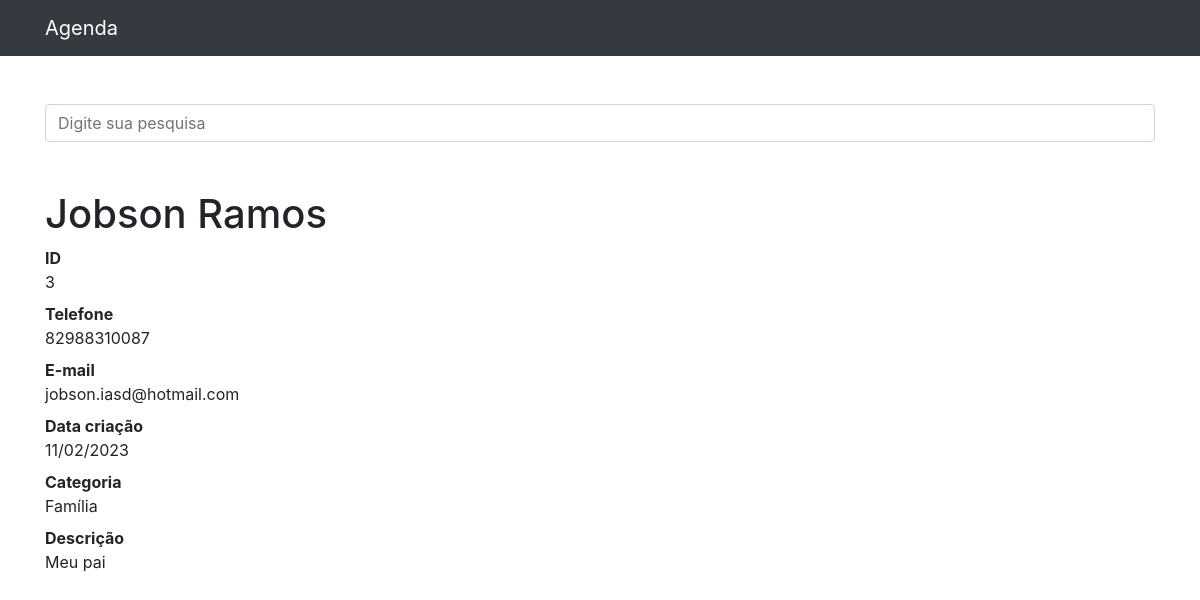
Page /3 on the committed database.
### contatos/models.py (models this page shows, shortened)
class Contato(models.Model):
    nome = models.CharField(max_length = 255)
    sobrenome = models.CharField(max_length = 255, blank=True)
    telefone = models.CharField(max_length = 255)
    email = models.CharField(max_length = 255, blank=True)
    data_criacao = models.DateTimeField(default=timezone.now)
    descricao = models.TextField(blank=True)
    categoria = models.ForeignKey(Categoria, on_delete=models.DO_NOTHING)
    mostrar = models.BooleanField(default=True)
    foto = models.ImageField(blank=True, upload_to='picture/%Y/%m/')

class Categoria(models.Model):
    nome = models.CharField(max_length=255)
    def __str__(self):
        return self.nome

### contatos/views.py (the view)
# urls.py: path('<int:contato_id>', views.ver_contato, name='ver_contato')
def ver_contato(request, contato_id):
    contato = get_object_or_404(Contato, id=contato_id)
    if not contato.mostrar:
        messages.add_message(request, messages.ERROR, 'Contato não encontrado.')
        return redirect('index')
    return render(request, 'ver_contato.html', {'contato': contato})

### contatos/templates/ver_contato.html (shortened to what this page needs)
{% extends 'base.html' %}
{% block conteudo %}
<h1 class="mt-5">{{contato.nome}} {{contato.sobrenome}}</h1>
    <dl>
        <dt>ID</dt>
        <dd>{{contato.id}}</dd>
        <dt>Telefone</dt>
        <dd>{{contato.telefone}}</dd>
        <dt>E-mail</dt>
        <dd>{{contato.email}}</dd>
        <dt>Data criação</dt>
        <dd>{{contato.data_criacao|date:'d/m/Y'}}</dd>
        <dt>Categoria</dt>
        <dd>{{contato.categoria}}</dd>
        <dt>Descrição</dt>
        <dd>
            {{contato.descricao}}
        </dd>
    </dl>
{% endblock %}

### rows in the picture
Contato: nome "Jobson", sobrenome "Ramos", id "3", telefone "82988310087", email "jobson.iasd@hotmail.com", data_criacao "11/02/2023", categoria "Família", descricao "Meu pai"
